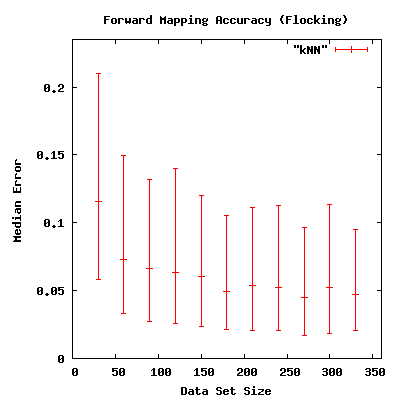

The script that saved this image:

set terminal png nocrop enhanced size 400, 400
set output "plot-kNN.png"
set xlabel "Data Set Size"
set ylabel "Median Error"
set key top right
set title "Forward Mapping Accuracy (Flocking)"

set xrange [0:360]
set yrange [0:0.2351]
plot  "kNN" with errorbars 
